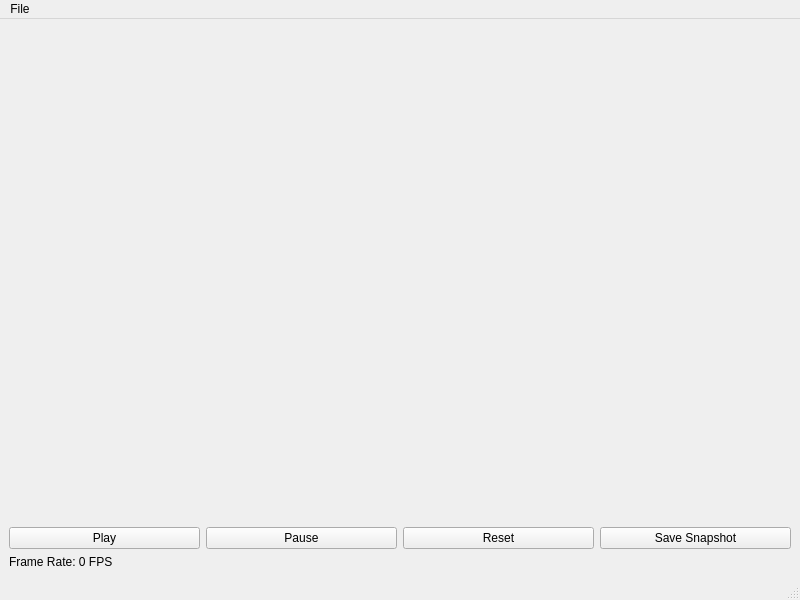
<?xml version="1.0" encoding="UTF-8"?>
<ui version="4.0">
 <class>MainWindow</class>
 <widget class="QMainWindow" name="MainWindow">
  <property name="geometry">
   <rect>
    <x>0</x>
    <y>0</y>
    <width>800</width>
    <height>600</height>
   </rect>
  </property>
  <property name="windowTitle">
   <string>MainWindow</string>
  </property>
  <widget class="QWidget" name="centralwidget">
   <layout class="QVBoxLayout" name="verticalLayout">
    <item>
     <widget class="QLabel" name="videoLabel">
      <property name="sizePolicy">
       <sizepolicy hsizetype="Expanding" vsizetype="Expanding">
        <horstretch>0</horstretch>
        <verstretch>0</verstretch>
       </sizepolicy>
      </property>
      <property name="alignment">
       <set>Qt::AlignmentFlag::AlignCenter</set>
      </property>
     </widget>
    </item>
    <item>
     <layout class="QHBoxLayout" name="controlLayout">
      <item>
       <widget class="QPushButton" name="playButton">
        <property name="text">
         <string>Play</string>
        </property>
       </widget>
      </item>
      <item>
       <widget class="QPushButton" name="pauseButton">
        <property name="text">
         <string>Pause</string>
        </property>
       </widget>
      </item>
      <item>
       <widget class="QPushButton" name="resetButton">
        <property name="text">
         <string>Reset</string>
        </property>
       </widget>
      </item>
      <item>
       <widget class="QPushButton" name="snapshotButton">
        <property name="text">
         <string>Save Snapshot</string>
        </property>
       </widget>
      </item>
     </layout>
    </item>
    <item>
     <widget class="QLabel" name="frameRateLabel">
      <property name="text">
       <string>Frame Rate: 0 FPS</string>
      </property>
     </widget>
    </item>
   </layout>
  </widget>
  <widget class="QMenuBar" name="menubar">
   <property name="geometry">
    <rect>
     <x>0</x>
     <y>0</y>
     <width>800</width>
     <height>20</height>
    </rect>
   </property>
   <widget class="QMenu" name="menuFile">
    <property name="title">
     <string>File</string>
    </property>
    <addaction name="actionExit"/>
   </widget>
   <addaction name="menuFile"/>
  </widget>
  <widget class="QStatusBar" name="statusbar"/>
  <action name="actionExit">
   <property name="text">
    <string>Exit</string>
   </property>
  </action>
 </widget>
 <resources/>
 <connections/>
</ui>
